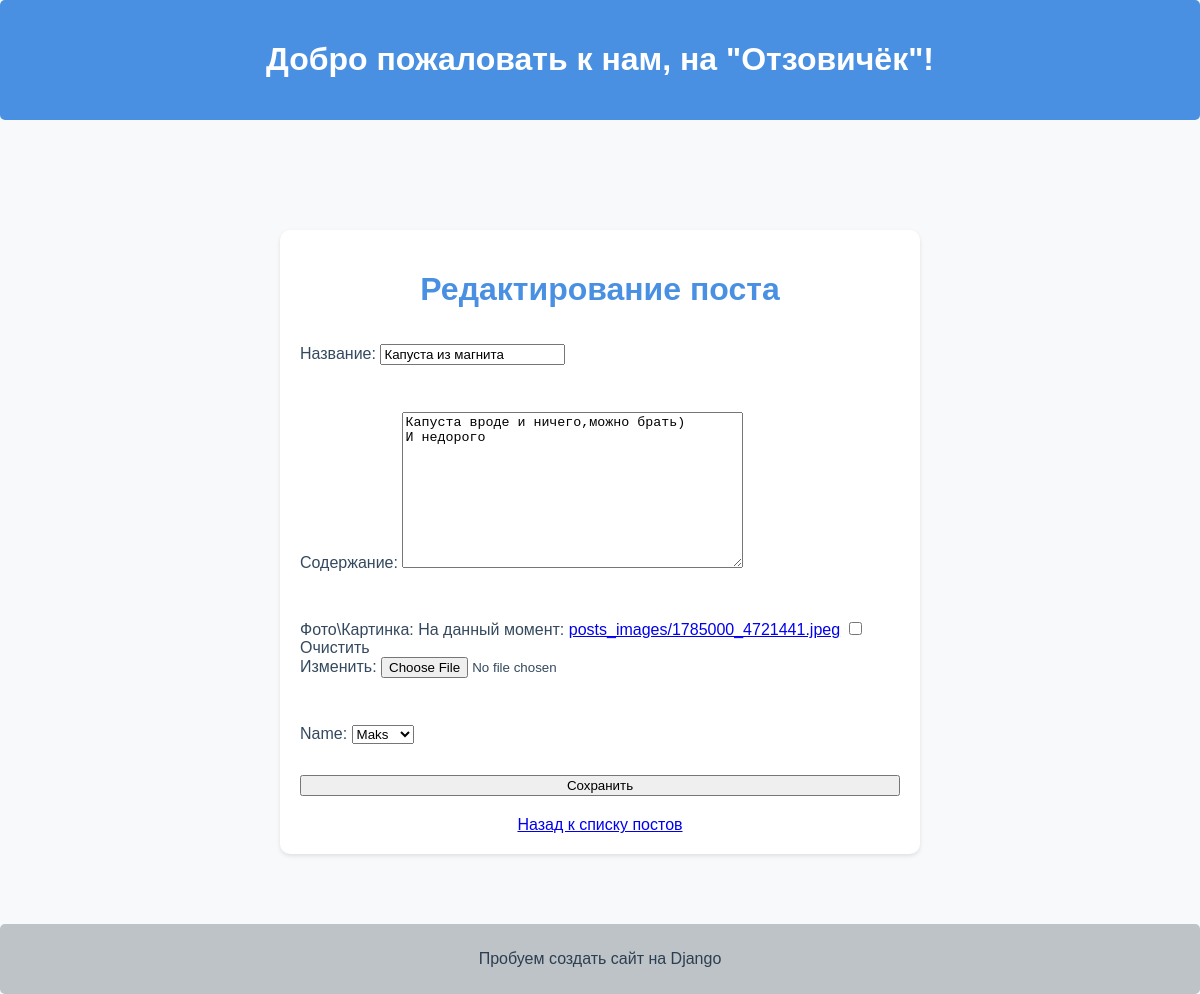
Page /post/edit/2/ on the committed database.
### posts/models.py (models this page shows, shortened)
class Post(models.Model):
    title = models.CharField(max_length=250, verbose_name='Название:')
    content = models.TextField(verbose_name='Содержание')
    image = models.ImageField(upload_to='posts_images', null=True, blank=True, verbose_name='Фото\Картинка:')
    name = models.ForeignKey(User, on_delete=models.CASCADE)
    date_create = models.DateTimeField(auto_now_add=True)

### posts/views.py (the view)
# urls.py: path('post/edit/<int:pk>/', post_edit, name='post_edit'),
def post_edit(request, pk):
    post = get_object_or_404(Post, pk=pk)
    if request.method == 'POST':
        form = PostForm(request.POST, instance=post, files=request.FILES)
        if form.is_valid():
            form.save()
            return redirect('posts:index')
    else:
        form = PostForm(instance=post)
    context = {'form': form}
    return render(request, 'post_form.html', context)

### posts/forms.py
class PostForm(forms.ModelForm):
    class Meta:
        model = Post
        fields = ['title', 'content', 'image', 'name']

### users/models.py (called while the page is built)
    def __str__(self):
        return self.username

### posts/templates/post_form.html (shortened to what this page needs)
{% extends 'base.html' %}
{% load static%}
{% block content %}
<div class="post-form">
    <h1>{% if form.instance.pk %}Редактирование поста
        {% else %}Создание нового поста
        {% endif %}
    </h1>
    <form method="post" enctype="multipart/form-data">
        {{ form.as_p }}
        <button type="submit">Сохранить</button>
    </form>
    <div class="form-links">
        <a href="{% url 'posts:index' %}">Назад к списку постов</a>
    </div>
</div>
{% endblock %}

### static/css/style.css (style rules this page uses)
body { font-family: Arial, sans-serif; background-color: #f8f9fa; margin: 0; padding: 0; color: #34495e; }
.post-form { max-width: 600px; margin: 50px auto; padding: 20px; background-color: #fff; border-radius: 10px; box-shadow: 0 2px 4px rgba(0, 0, 0, 0.1); }
.post-form h1 { color: #4a90e2; margin-bottom: 20px; text-align: center; }
.post-form form { display: flex; flex-direction: column; gap: 15px; }
.form-links { margin-top: 20px; text-align: center; }

### rows in the picture
Post: title "Капуста из магнита", content "Капуста вроде и ничего,можно брать) И недорого", name "Maks"
